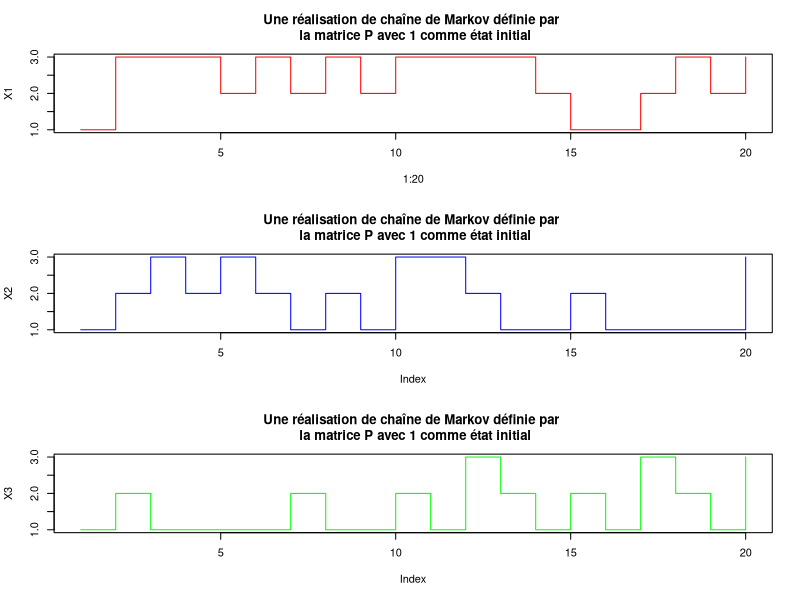
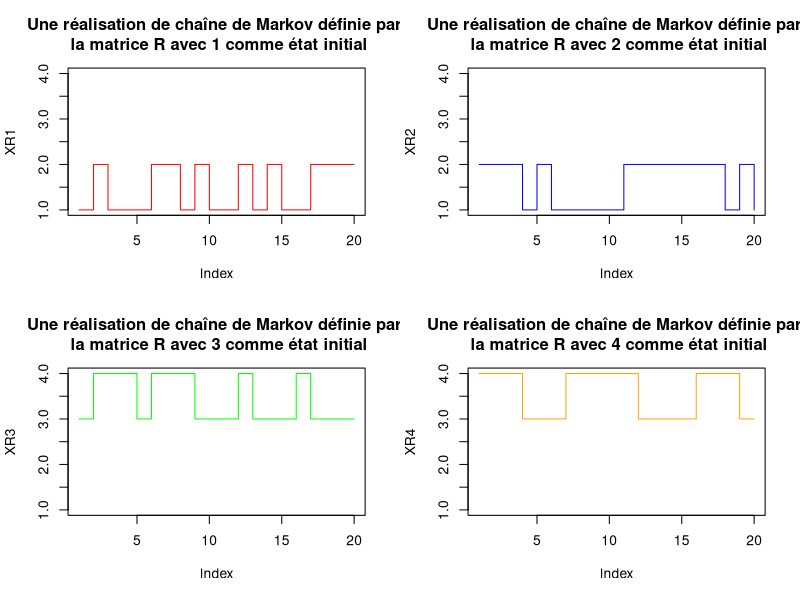
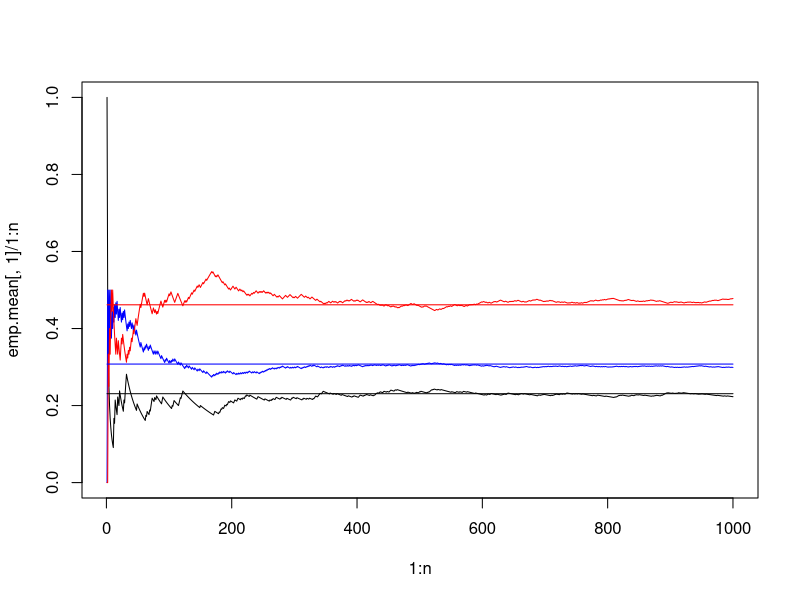
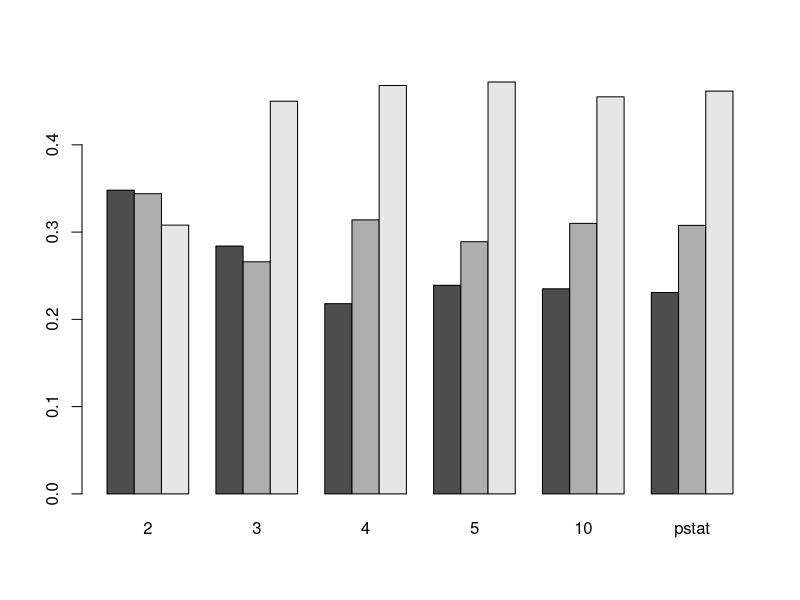
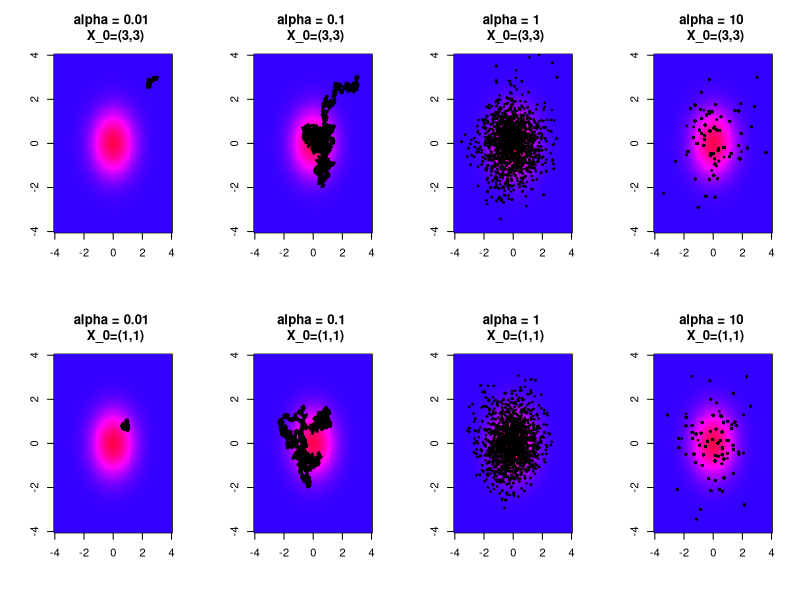
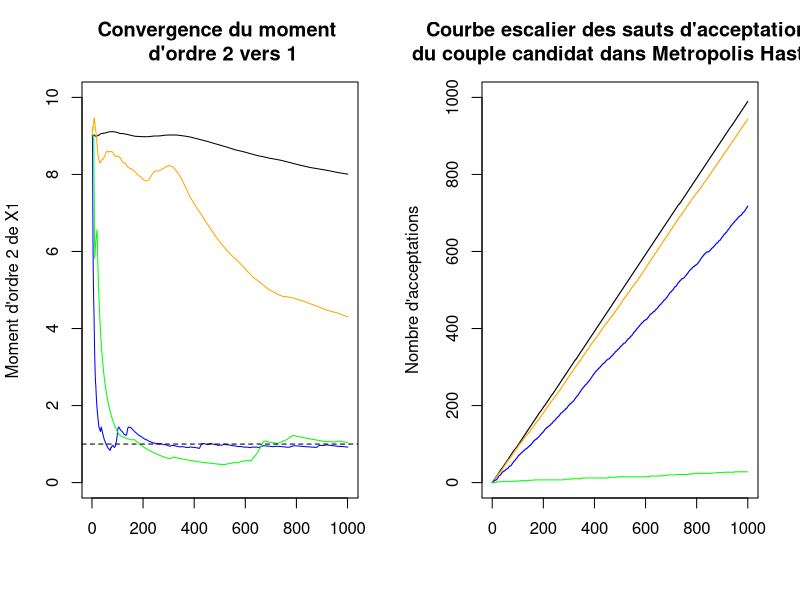
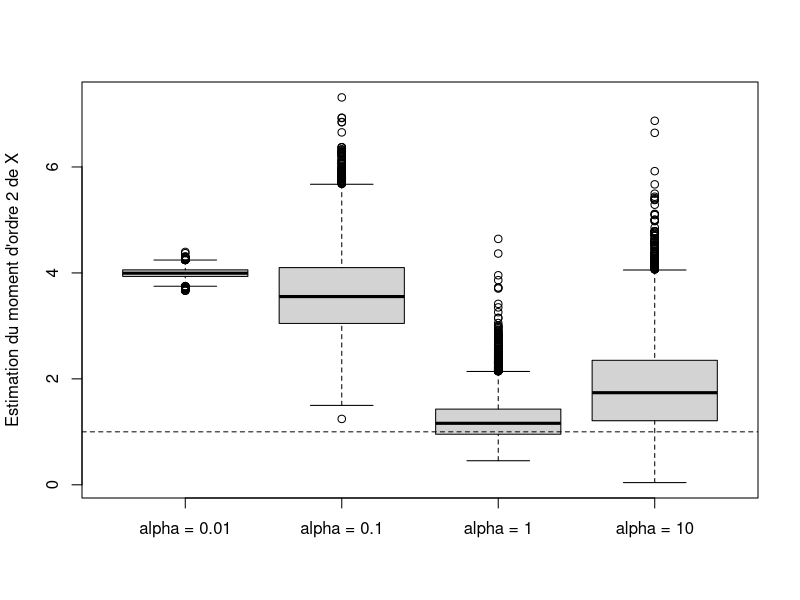

Recreate these plots in R, in order. (Note: a time limit stopped this script after it produced the figures.)
# Chaines de Markov -------------------------------------------------------

#A voir : définition périodique / irréductible 
#A changer : la manière dont les questions sont posées


#a) Introduction

transition <-function(x,Q){
  k <- nrow(Q) 
  C2 <- cumsum(Q[x,])
  C1 <- cumsum(c(0,Q[x,1:(k-1)]))
  t <- runif(1)
  y  <- (t > C1) & (t<=C2)
  state <- which(y ==1)
  return(state)
}

P=matrix(c(1/3,1/3,1/3,1/2,0,1/2,0,1/2,1/2),
         nrow=3,byrow = T)

n=20
X1=rep(NA,length.out=n)
X1[1]=1
for (i in 2:n){
  X1[i]=transition(X1[i-1],P)
}
X2=rep(NA,length.out=n)
X2[1]=1	
for (i in 2:n){
  X2[i]=transition(X2[i-1],P)
}
X3=rep(NA,length.out=n)
X3[1]=1	
for (i in 2:n){
  X3[i]=transition(X3[i-1],P)
}

par(mfrow = c(3,1)) 
plot(1:20,X1,col='red',type='s',
     main="Une réalisation de chaîne de Markov définie par \n la matrice P avec 1 comme état initial")
plot(X2,col='blue',type='s',
     main="Une réalisation de chaîne de Markov définie par \n la matrice P avec 1 comme état initial")
plot(X3,col='green',type='s',
     main="Une réalisation de chaîne de Markov définie par \n la matrice P avec 1 comme état initial")


#b) Irreductibilite

R = matrix(c(1/2,1/2,0,0,1/2,1/2,0,0,0,0,2/3,1/3,0,0,1/4,3/4),nrow=4,byrow = T)

n=20
XR1=rep(NA,length.out=n)
XR1[1]=1
for (i in 2:n){
  XR1[i]=transition(XR1[i-1],R)
}
XR2=rep(NA,length.out=n)
XR2[1]=2
for (i in 2:n){
  XR2[i]=transition(XR2[i-1],R)
}
XR3=rep(NA,length.out=n)
XR3[1]=3
for (i in 2:n){
  XR3[i]=transition(XR3[i-1],R)
}
XR4=rep(NA,length.out=n)
XR4[1]=4
for (i in 2:n){
  XR4[i]=transition(XR4[i-1],R)
}

par(mfrow = c(2,2))
plot(XR1,ylim=c(1,4),col='red',type='s',main="Une réalisation de chaîne de Markov définie par \n la matrice R avec 1 comme état initial")
plot(XR2,ylim=c(1,4),col='blue',type='s',main="Une réalisation de chaîne de Markov définie par \n la matrice R avec 2 comme état initial")
plot(XR3,ylim=c(1,4),col='green',type='s',main="Une réalisation de chaîne de Markov définie par \n la matrice R avec 3 comme état initial")
plot(XR4,ylim=c(1,4),col='orange',type='s',main="Une réalisation de chaîne de Markov définie par \n la matrice R avec 4 comme état initial")


#c) Probabilité invariante

diag <- eigen(t(P))
M <- diag$vectors
mu <- M[,1]
t(P) %*% mu - mu
pstat = mu / sum(mu)

pstat

#d) Loi forte des grands nombres


n=1000
indic=matrix(rep(0,3*n),ncol=3)
XP=1
indic[1,1] = 1
for (i in 2:n){
  XP[i]=transition(XP[i-1],P)
  indic[i,XP[i]] =1
}	

emp.mean<- apply(indic,2,cumsum)

par(mfrow=c(1,1))
plot(1:n,emp.mean[,1]/1:n,type="l",ylim=c(0,1))
lines(1:n,emp.mean[,2]/1:n,col="blue")
lines(1:n,emp.mean[,3]/1:n,col="red")
lines(1:n,rep(pstat[1],n))
lines(1:n,rep(pstat[2],n),col="blue")
lines(1:n,rep(pstat[3],n),col="red")


# Study of the distribution of Xn

Emp.distr <- function(n,ntraj){
  Xntraj=rep(0,ntraj)
  for (m in 1:ntraj){  
    XP=rep(1,n)	
    for (i in 2:n){
      XP[i]=transition(XP[i-1],P)
    }
    Xntraj[m] <- XP[n]	  
  }	
  return(table(Xntraj)/ntraj)  
}	


Mat <- matrix(c(Emp.distr(2,1000),Emp.distr(3,1000),Emp.distr(4,1000),
                Emp.distr(5,1000),Emp.distr(10,1000),pstat), byrow = FALSE
              ,ncol = 6)
colnames(Mat) <- c('2','3','4','5','10','pstat')

par(mfrow=c(1,1))
barplot(Mat,beside = TRUE)

# Metropolis Hasting ------------------------------------------------------

#Partie notée

#a) Définition

hastingstraj=function(M,ptinit,alpha){
  traj=matrix(rep(0,2*(M+1)),nrow=M+1)
  traj[1,]=ptinit
  j=0
  for (i in 1:M) {
    y <- traj[i,]+alpha*c(runif(n = 1,min = -1,max = 1),runif(n = 1,min = -1,max = 1))
    rhotilde <- (exp(-(1/2)*(t(y)%*%(y))))/(exp(-(1/2)*(t(traj[i,])%*%(traj[i,]))))
    u <- runif(1)
    if(u<=rhotilde){
      traj[i+1,] <- y
      j=j+1
    }else{
      traj[i+1,] <- traj[i,]
    }
  }
  #print(i/j)
  return(traj)
}

hastingsstep=function(M,ptinit,alpha){
  traj=matrix(rep(0,2*(M+1)),nrow=M+1)
  traj[1,]=ptinit
  step=rep(0,length.out=(M+1))
  step[1]=0
  j=0
  for (i in 1:M) {
    y <- traj[i,]+alpha*c(runif(1,-1,1),runif(1,-1,1))
    rhotilde <- (exp(-(1/2)*(t(y)%*%(y))))/(exp(-(1/2)*(t(traj[i,])%*%(traj[i,]))))
    u <- runif(1)
    if(u<=rhotilde){
      traj[i+1,] <- y
      step[i+1] = step[i]+1
      j=j+1
      
    }else{
      traj[i+1,] <- traj[i,]
      step[i+1] = step[i]
    }
  }
  return(list(traj,step,j/M))
}


#b) Exemple

#Trajectoire des couples our deux états initiaux différents

par(mfrow = c(2,4))	

lev <- seq(0,0.16,length.out = 500)
couleurs <- rainbow(length(lev) -1,start = 0.7,end = 0.95)
grid.dens <- dnorm(seq(-4,4,0.1)) %*% t(dnorm(seq(-4,4,0.1)))
M=2000

alpha=0.01
T1=hastingstraj(M,c(3,3),alpha)
image(seq(-4,4,0.1),seq(-4,4,0.1), grid.dens,breaks = lev, col = couleurs,xlab = '',ylab = '',main = 'alpha = 0.01 \n X_0=(3,3)')
points(T1,pch=20,cex = 0.5)

alpha=0.1
T1=hastingstraj(M,c(3,3),alpha)
image(seq(-4,4,0.1),seq(-4,4,0.1), grid.dens,breaks = lev, col = couleurs,xlab = '',ylab = '',main = 'alpha = 0.1 \n X_0=(3,3)')
points(T1,pch=20,cex = 0.5)

alpha=1
T2=hastingstraj(M,c(3,3),alpha)
image(seq(-4,4,0.1),seq(-4,4,0.1), grid.dens,breaks = lev, col = couleurs,xlab = '',ylab = '',main = 'alpha = 1 \n X_0=(3,3)')
points(T2,pch=20,cex = 0.5)	

alpha=10
T3=hastingstraj(M,c(3,3),alpha)
image(seq(-4,4,0.1),seq(-4,4,0.1), grid.dens,breaks = lev, col = couleurs,xlab = '',ylab = '',main = 'alpha = 10 \n X_0=(3,3)')
points(T3,pch=20,cex = 0.5)	

alpha=0.01
T1=hastingstraj(M,c(1,1),alpha)
image(seq(-4,4,0.1),seq(-4,4,0.1), grid.dens,breaks = lev, col = couleurs,xlab = '',ylab = '',main = 'alpha = 0.01 \n X_0=(1,1)')
points(T1,pch=20,cex = 0.5)

alpha=0.1
T1=hastingstraj(M,c(1,1),alpha)
image(seq(-4,4,0.1),seq(-4,4,0.1), grid.dens,breaks = lev, col = couleurs,xlab = '',ylab = '',main = 'alpha = 0.1 \n X_0=(1,1)')
points(T1,pch=20,cex = 0.5)

alpha=1
T2=hastingstraj(M,c(1,1),alpha)
image(seq(-4,4,0.1),seq(-4,4,0.1), grid.dens,breaks = lev, col = couleurs,xlab = '',ylab = '',main = 'alpha = 1 \n X_0=(1,1)')
points(T2,pch=20,cex = 0.5)	

alpha=10
T3=hastingstraj(M,c(1,1),alpha)
image(seq(-4,4,0.1),seq(-4,4,0.1), grid.dens,breaks = lev, col = couleurs,xlab = '',ylab = '',main = 'alpha = 10 \n X_0=(1,1)')
points(T3,pch=20,cex = 0.5)	


#Illustration de la convergence du moment d'ordre 2 vers 1

par(mfrow=c(1,2))

set.seed(1)

N_simu=1000
T0 <- hastingstraj(N_simu,c(3,3),0.01)
T1 <- hastingstraj(N_simu,c(3,3),0.1)
T2 <- hastingstraj(N_simu,c(3,3),1)
T3 <- hastingstraj(N_simu,c(3,3),10)
plot(cumsum(T0[,1]^2)/(1:(N_simu+1)),ylim = c(0,10),type = 'l',ylab = "Moment d'ordre 2 de X1",
     xlab = '',main ="Convergence du moment \n d'ordre 2 vers 1")
lines(cumsum(T1[,1]^2)/(1:(N_simu+1)),col = 'orange')
lines(cumsum(T2[,1]^2)/(1:(N_simu+1)),col = 'blue')
lines(cumsum(T3[,1]^2)/(1:(N_simu+1)),col = 'green')
abline(h=1,lty = 2)
#legend('topright',c('alpha = 0.01','alpha = 0.1','alpha = 1','alpha = 10'), lty = c(1,1,1,1),col = c('black','orange','blue',"green"))


N_simu=1000
T0 <- hastingsstep(N_simu,c(3,3),0.01)
T1 <- hastingsstep(N_simu,c(3,3),0.1)
T2 <- hastingsstep(N_simu,c(3,3),1)
T3 <- hastingsstep(N_simu,c(3,3),10)
plot(x=0:N_simu,T0[[2]],ylim = c(0,N_simu),type = 's',ylab = "Nombre d'acceptations",
     xlab = '',main ="Courbe escalier des sauts d'acceptation \n du couple candidat dans Metropolis Hasting")
lines(x=0:N_simu,T1[[2]],col = 'orange',type = 's')
lines(x=0:N_simu,T2[[2]],col = 'blue',type = 's')
lines(x=0:N_simu,T3[[2]],col = 'green',type = 's')
#legend('topright',c('alpha = 0.01','alpha = 0.1','alpha = 1','alpha = 10'), lty = c(1,1,1,1),col = c('black','orange','blue',"green"))



#+ajouter un graph au dessus qui fait un saut dès qu'on change de valeur

#c) Convergence

MC.simus <- function(N_simu,N_exp,liste_alpha){ 
  MCsimus <- matrix(NA,N_exp,length(liste_alpha))  
  for (i in 1:N_exp)
  {  
    for(j in 1: length(liste_alpha)){
      MCsimus[i,j]<-mean(hastingstraj(N_simu,c(2,2),liste_alpha[j])^2)
    }
  }
  return(MCsimus)
}

MCtest<-MC.simus(N_simu=100,N_exp=10000, liste_alpha=c(0.01,0.1,1,10))
par(mfrow=c(1,1))
boxplot(MCtest,
        names = c('alpha = 0.01','alpha = 0.1','alpha = 1','alpha = 10'),
        ylab = "Estimation du moment d'ordre 2 de X")
abline(h=1,lty = 2)

MC<-MC.simus(N_simu=100,N_exp=10000, liste_alpha=c(0.1,1,2,3,4,5,6,7,8,9,10))
par(mfrow=c(1,1))
colnames(MC)=c(0.1,1,2,3,4,5,6,7,8,9,10)
boxplot(MC)
abline(h=1,lty = 2)
MCbis<-MC.simus(N_simu=100,N_exp=10000, liste_alpha=c(1,1.25,1.5,1.75,2,2.25,2.5,2.75,3,3.25,3.5,3.75,4))
par(mfrow=c(1,1))
colnames(MCbis)=c(1,1.25,1.5,1.75,2,2.25,2.5,2.75,3,3.25,3.5,3.75,4)
boxplot(MCbis)
abline(h=1,lty = 2)

#L'alpha optimal est environ égal à 2.25
